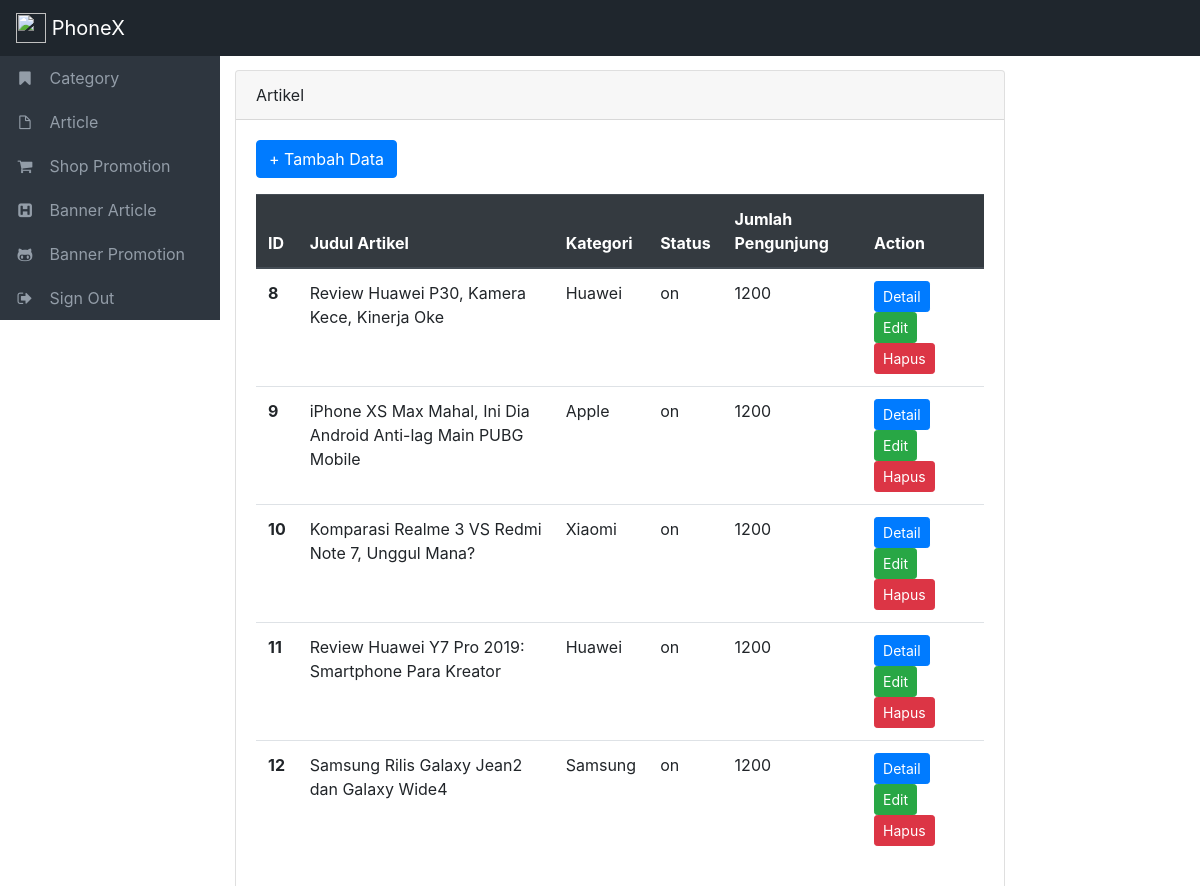
Screenshot of /index.php/admin/artikel with the database file from the repository.
### tables this page shows
CREATE TABLE `artikel` (
  `artikel_id` int(10) NOT NULL,
  `kategori_id` int(10) NOT NULL,
  `judul` varchar(100) NOT NULL,
  `isi` text NOT NULL,
  `gambar` varchar(300) NOT NULL,
  `status` enum('on','off') NOT NULL
);

CREATE TABLE `kategori` (
  `kategori_id` int(10) NOT NULL,
  `kategori` varchar(100) NOT NULL,
  `status` enum('on','off') NOT NULL
);

### application/controllers/Admin.php (called while the page is built, shortened)
<?php
class Admin extends CI_Controller{
    public function __construct()
    {
        $this->load->model('Admin_model');
        $this->load->library('form_validation');
    }
    public function artikel()
    {
        $data['artikel'] = $this->Admin_model->getAllArtikel();
        $this->load->view('admin/template/header');
        $this->load->view('admin/module/artikel/artikel_view', $data);
        $this->load->view('admin/template/footer');
    }
}

### index.php (called while the page is built, shortened)
<?php
require_once BASEPATH.'core/CodeIgniter.php';

### application/models/Admin_model.php (called while the page is built, shortened)
<?php
class Admin_model extends CI_Model{
    public function getAllArtikel()
    {
        $this->db->select('artikel.*, kategori.kategori');
        $this->db->from('artikel');
        $this->db->join('kategori', 'artikel.kategori_id = kategori.kategori_id');
        return $this->db->get()->result_array();
    }
}

### application/views/admin/module/artikel/artikel_view.php (the view, shortened to what this page needs)
<div class="content col-md-8">
    <div class="card">
    <div class="card-header">
        Artikel
    </div>
    <div class="card-body">
    <a class="btn btn-primary" href="<?= BASE_URL();?>admin/tambahArtikel" role="button">+ Tambah Data</a>
    <table class="table mt-3">
        <thead class="thead-dark">
            <tr>
            <th scope="col">ID</th>
            <th scope="col">Judul Artikel</th>
            <th scope="col">Kategori</th>
            <th scope="col">Status</th>
            <th scope="col">Jumlah Pengunjung</th>
            <th scope="col">Action</th>
            </tr>
        </thead>
        <tbody>
        <?php foreach($artikel as $art):?>
        <tr>
            <th scope="row"><?= $art['artikel_id'];?></th>
            <td><?= $art['judul'];?></td>
            <td><?= $art['kategori'];?></td>
            <td><?= $art['status'];?></td>
            <td>1200</td>
            <td>
                <a class="btn btn-primary btn-sm" href="<?= BASE_URL();?>admin/detailArtikel/<?= $art['artikel_id'];?>" role="button">Detail</a>
                <a class="btn btn-success btn-sm" href="<?= BASE_URL();?>admin/ubahArtikel/<?= $art['artikel_id'];?>" role="button">Edit</a>
                <a class="btn btn-danger btn-sm" href="<?= BASE_URL();?>admin/hapusArtikel/<?= $art['artikel_id'];?>" role="button">Hapus</a>
            </td>
        </tr>
        <?php endforeach;?>
        </tbody>
    </table>
    </div>
    </div>
</div>

### assets/css/style.css (style rules this page uses)
.content { margin-left: 220px; margin-top: -250px; }

### rows the page displays
artikel: artikel_id "8", judul "Review Huawei P30, Kamera Kece, Kinerja Oke", kategori.kategori "Huawei", status "on"
artikel: artikel_id "9", judul "iPhone XS Max Mahal, Ini Dia Android Anti-lag Main PUBG Mobile", kategori.kategori "Apple", status "on"
artikel: artikel_id "10", judul "Komparasi Realme 3 VS Redmi Note 7, Unggul Mana?", kategori.kategori "Xiaomi", status "on"
artikel: artikel_id "11", judul "Review Huawei Y7 Pro 2019: Smartphone Para Kreator", kategori.kategori "Huawei", status "on"
artikel: artikel_id "12", judul "Samsung Rilis Galaxy Jean2 dan Galaxy Wide4", kategori.kategori "Samsung", status "on"
